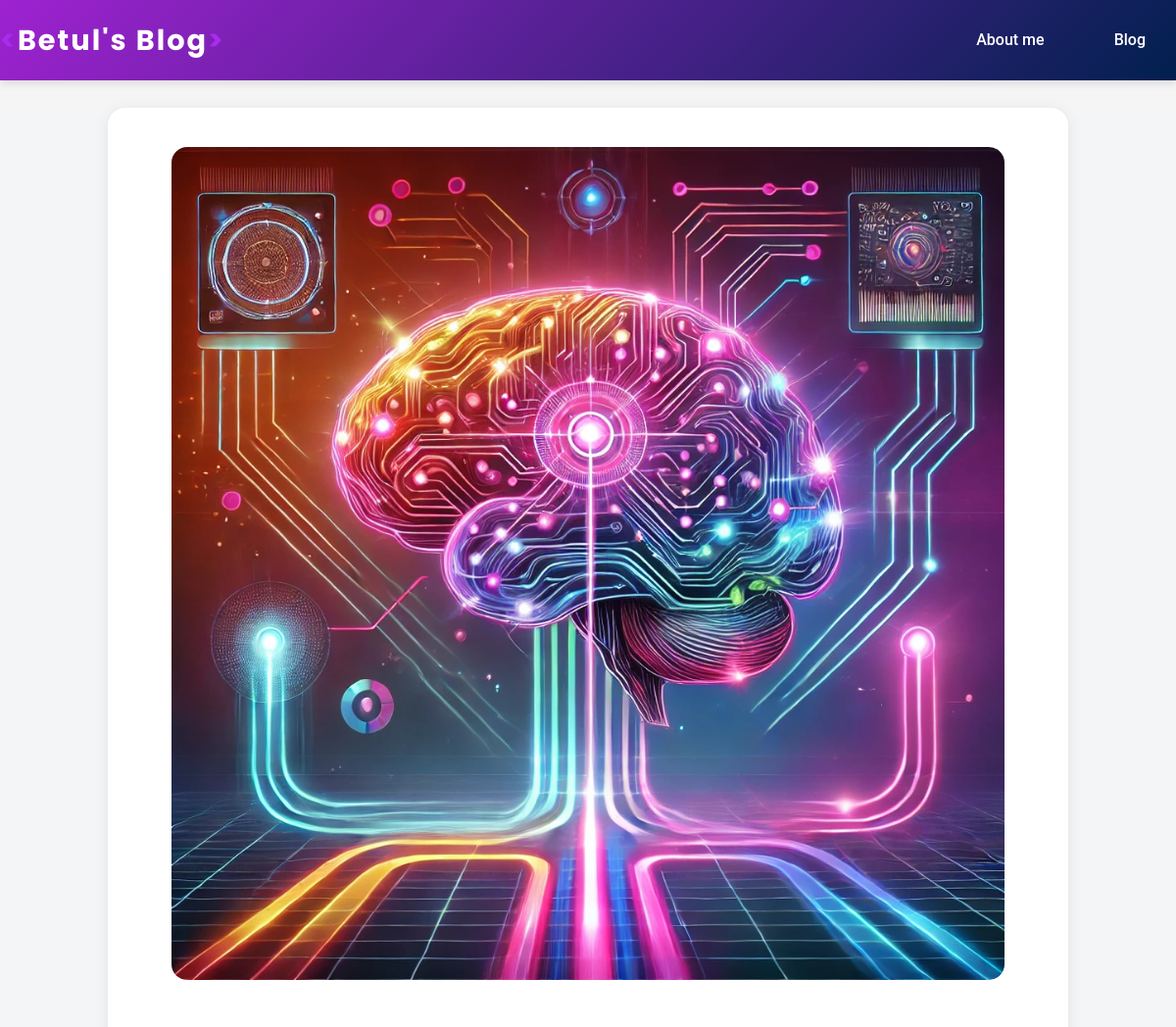
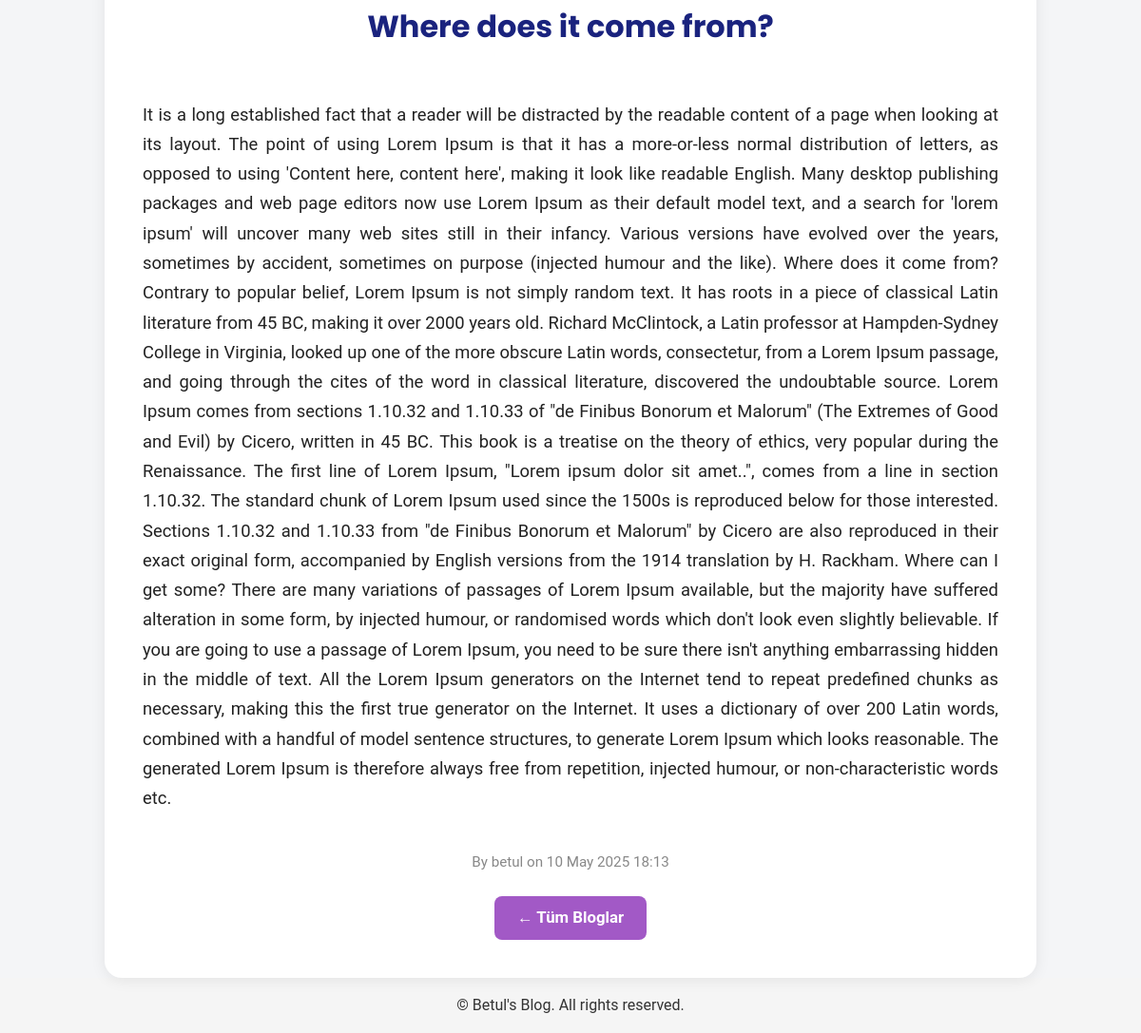
Screenshot of /post/9/ with the database file from the repository (2 pictures, top to bottom).
### blog/models.py (models this page shows, shortened)
class Post(models.Model):
    title = models.CharField(max_length=200)
    content = models.TextField()
    author = models.ForeignKey(User, on_delete=models.CASCADE)
    created_at = models.DateTimeField(auto_now_add=True)
    updated_at = models.DateTimeField(auto_now=True)
    image = models.ImageField(upload_to='post_images/', blank=True, null=True)

### blog/views.py (the view)
# urls.py: path('post/<int:pk>/', views.post_detail, name='post_detail'),
def post_detail(request, pk):
    post = get_object_or_404(Post, pk=pk)
    return render(request, 'blog/post_detail.html', {'post': post})

### blog/templates/blog/post_detail.html
{% extends 'blog/base.html' %}
{% load static %}
{% block content %}
<div style="display:flex;justify-content:center;align-items:center;min-height:70vh;background:#f4f5f7;">
    <div style="background:#fff;padding:2.5rem 2.5rem 2.5rem 2.5rem;border-radius:18px;box-shadow:0 2px 16px rgba(0,0,0,0.08);max-width:900px;width:100%;display:flex;flex-direction:column;align-items:center;">
        {% if post.image %}
            <img src="{{ post.image.url }}" alt="{{ post.title }}" style="width:100%;max-width:850px;height:auto;display:block;border-radius:16px;margin-bottom:1.8rem;object-fit:cover;">
        {% endif %}
        <h1 style="margin-bottom:1.2rem;font-size:2rem;font-weight:700;color:#1a237e;font-family:'Poppins','Segoe UI',Arial,sans-serif;text-align:center;">{{ post.title }}</h1>
        <div style="margin:2rem 0 1.5rem 0;font-size:1.15rem;line-height:1.7;text-align:justify;color:#222;font-weight:400;font-family:'Roboto', Arial, sans-serif;">
            {{ post.content|safe }}
        </div>
        <p style="color:#888;font-size:0.95rem;margin-bottom:1.5rem;">By {{ post.author }} on {{ post.created_at|date:'d M Y H:i' }}</p>
        <a href="{% url 'post_list' %}" style="background:#a259c6;color:#fff;padding:0.6rem 1.5rem;border-radius:8px;text-decoration:none;font-weight:600;font-size:1.05rem;transition:background 0.18s;">← Tüm Bloglar</a>
    </div>
</div>
{% endblock %}

### blog/static/blog/css/style.css (style rules this page uses)
body { font-family: 'Roboto', 'Poppins', Arial, sans-serif; background-color: #f5f5f5; color: var(--text-dark); line-height: 1.6; font-weight: 400; margin: 0; padding-top: 0; }
h1, h2, h3, .logo-text, .about-title { font-weight: 700 !important; }

### blog/templates/blog/base.html (style rules this page uses)
:root { --primary-blue: #9f22d1; --dark-blue: #01204E; --text-dark: #333; --white: #fff; --shadow: 0 4px 8px rgba(0, 0, 0, 0.1); --transition: 0.3s ease; }
body { font-family: 'Roboto', 'Poppins', Arial, sans-serif; background-color: #f5f5f5; color: var(--text-dark); line-height: 1.6; }

### rows the page displays
Post: image (picture), title "Where does it come from?", content "It is a long established fact that a reader will be distracted by the readable content of a page when looking at its layout. The point of using Lorem Ipsum is that it has a more-or-less normal distribution of letters, as opposed to using 'Content here, content here', making it look like readable English. Many desktop publishing packages and web page editors now use Lorem Ipsum as their default model text, and a search for 'lorem ipsum' will uncover many web sites still in their infancy. Various versions have evolved over the years, sometimes by accident, sometimes on purpose (injected humour and the like). Where does it come from? Contrary to popular belief, Lorem Ipsum is not simply random…", author "betul", created_at "10 May 2025 18:13"
